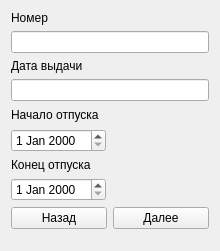
<?xml version="1.0" encoding="UTF-8"?>
<ui version="4.0">
 <class>Ehist</class>
 <widget class="QWidget" name="Ehist">
  <property name="geometry">
   <rect>
    <x>0</x>
    <y>0</y>
    <width>220</width>
    <height>251</height>
   </rect>
  </property>
  <property name="windowTitle">
   <string>Данный трудовой книжки</string>
  </property>
  <layout class="QFormLayout" name="formLayout">
   <item row="0" column="0">
    <widget class="QLabel" name="label">
     <property name="text">
      <string>Номер</string>
     </property>
    </widget>
   </item>
   <item row="1" column="0" colspan="2">
    <widget class="QLineEdit" name="id"/>
   </item>
   <item row="2" column="0">
    <widget class="QLabel" name="label_2">
     <property name="text">
      <string>Дата выдачи</string>
     </property>
    </widget>
   </item>
   <item row="3" column="0" colspan="2">
    <widget class="QLineEdit" name="date"/>
   </item>
   <item row="4" column="0">
    <widget class="QLabel" name="label_3">
     <property name="minimumSize">
      <size>
       <width>0</width>
       <height>16</height>
      </size>
     </property>
     <property name="text">
      <string>Начало отпуска</string>
     </property>
    </widget>
   </item>
   <item row="5" column="0">
    <widget class="QDateEdit" name="vacation_start"/>
   </item>
   <item row="6" column="0">
    <widget class="QLabel" name="label_4">
     <property name="text">
      <string>Конец отпуска</string>
     </property>
    </widget>
   </item>
   <item row="8" column="0" colspan="2">
    <layout class="QHBoxLayout" name="horizontalLayout">
     <item>
      <widget class="QPushButton" name="prevButton">
       <property name="text">
        <string>Назад</string>
       </property>
      </widget>
     </item>
     <item>
      <widget class="QPushButton" name="nextButton">
       <property name="text">
        <string>Далее</string>
       </property>
      </widget>
     </item>
    </layout>
   </item>
   <item row="7" column="0">
    <widget class="QDateEdit" name="vacation_end"/>
   </item>
  </layout>
 </widget>
 <resources/>
 <connections/>
</ui>
